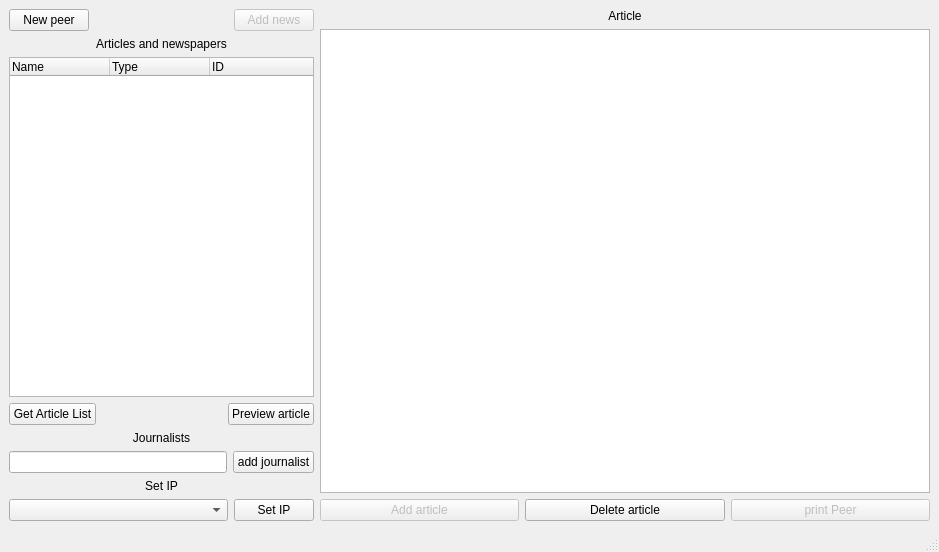
<?xml version="1.0" encoding="UTF-8"?>
<ui version="4.0">
 <class>MainWindow</class>
 <widget class="QMainWindow" name="MainWindow">
  <property name="geometry">
   <rect>
    <x>0</x>
    <y>0</y>
    <width>939</width>
    <height>552</height>
   </rect>
  </property>
  <property name="windowTitle">
   <string>MainWindow</string>
  </property>
  <widget class="QWidget" name="centralwidget">
   <layout class="QGridLayout" name="gridLayout">
    <item row="0" column="0">
     <layout class="QHBoxLayout" name="horizontalLayout_5" stretch="1,2">
      <item>
       <layout class="QVBoxLayout" name="verticalLayout_2">
        <item>
         <layout class="QHBoxLayout" name="horizontalLayout_4">
          <item>
           <widget class="QPushButton" name="pushButton_new_peer">
            <property name="sizePolicy">
             <sizepolicy hsizetype="Minimum" vsizetype="Fixed">
              <horstretch>0</horstretch>
              <verstretch>0</verstretch>
             </sizepolicy>
            </property>
            <property name="text">
             <string>New peer</string>
            </property>
           </widget>
          </item>
          <item>
           <spacer name="horizontalSpacer">
            <property name="orientation">
             <enum>Qt::Horizontal</enum>
            </property>
            <property name="sizeHint" stdset="0">
             <size>
              <width>40</width>
              <height>20</height>
             </size>
            </property>
           </spacer>
          </item>
          <item>
           <widget class="QPushButton" name="pushButton_add_news">
            <property name="enabled">
             <bool>false</bool>
            </property>
            <property name="sizePolicy">
             <sizepolicy hsizetype="Minimum" vsizetype="Fixed">
              <horstretch>0</horstretch>
              <verstretch>0</verstretch>
             </sizepolicy>
            </property>
            <property name="text">
             <string>Add news</string>
            </property>
           </widget>
          </item>
         </layout>
        </item>
        <item>
         <widget class="QLabel" name="label_3">
          <property name="text">
           <string>Articles and newspapers</string>
          </property>
          <property name="alignment">
           <set>Qt::AlignCenter</set>
          </property>
         </widget>
        </item>
        <item>
         <widget class="QTreeWidget" name="treeWidget_newspaper">
          <column>
           <property name="text">
            <string>Name</string>
           </property>
          </column>
          <column>
           <property name="text">
            <string>Type</string>
           </property>
          </column>
          <column>
           <property name="text">
            <string>ID</string>
           </property>
          </column>
         </widget>
        </item>
        <item>
         <layout class="QHBoxLayout" name="horizontalLayout_6">
          <item>
           <widget class="QPushButton" name="pushButton_article_list">
            <property name="enabled">
             <bool>true</bool>
            </property>
            <property name="text">
             <string>Get Article List</string>
            </property>
           </widget>
          </item>
          <item>
           <spacer name="horizontalSpacer_2">
            <property name="orientation">
             <enum>Qt::Horizontal</enum>
            </property>
            <property name="sizeHint" stdset="0">
             <size>
              <width>40</width>
              <height>20</height>
             </size>
            </property>
           </spacer>
          </item>
          <item>
           <widget class="QPushButton" name="pushButton_external_article">
            <property name="enabled">
             <bool>true</bool>
            </property>
            <property name="text">
             <string>Preview article</string>
            </property>
           </widget>
          </item>
         </layout>
        </item>
        <item>
         <widget class="QLabel" name="label">
          <property name="text">
           <string>Journalists</string>
          </property>
          <property name="alignment">
           <set>Qt::AlignCenter</set>
          </property>
         </widget>
        </item>
        <item>
         <layout class="QHBoxLayout" name="horizontalLayout_3">
          <item>
           <widget class="QLineEdit" name="lineEdit_addJournalist"/>
          </item>
          <item>
           <widget class="QPushButton" name="pushButton_addJournalist">
            <property name="text">
             <string>add journalist</string>
            </property>
           </widget>
          </item>
         </layout>
        </item>
        <item>
         <widget class="QLabel" name="label_2">
          <property name="text">
           <string>Set IP</string>
          </property>
          <property name="alignment">
           <set>Qt::AlignCenter</set>
          </property>
         </widget>
        </item>
        <item>
         <layout class="QHBoxLayout" name="horizontalLayout" stretch="7,1">
          <item>
           <widget class="QComboBox" name="comboBox_interfacs"/>
          </item>
          <item>
           <widget class="QPushButton" name="pushButton_set_ip">
            <property name="text">
             <string>Set IP</string>
            </property>
           </widget>
          </item>
         </layout>
        </item>
       </layout>
      </item>
      <item>
       <layout class="QVBoxLayout" name="verticalLayout">
        <item>
         <widget class="QLabel" name="label_article">
          <property name="text">
           <string>Article</string>
          </property>
          <property name="alignment">
           <set>Qt::AlignCenter</set>
          </property>
         </widget>
        </item>
        <item>
         <widget class="QTextEdit" name="textEdit_article">
          <property name="readOnly">
           <bool>false</bool>
          </property>
         </widget>
        </item>
        <item>
         <layout class="QHBoxLayout" name="horizontalLayout_7">
          <item>
           <widget class="QPushButton" name="pushButton_add_article">
            <property name="enabled">
             <bool>false</bool>
            </property>
            <property name="sizePolicy">
             <sizepolicy hsizetype="Minimum" vsizetype="Fixed">
              <horstretch>0</horstretch>
              <verstretch>0</verstretch>
             </sizepolicy>
            </property>
            <property name="text">
             <string>Add article</string>
            </property>
           </widget>
          </item>
          <item>
           <widget class="QPushButton" name="pushButton_delete_article">
            <property name="text">
             <string>Delete article</string>
            </property>
           </widget>
          </item>
          <item>
           <widget class="QPushButton" name="pushButton_print_peer">
            <property name="enabled">
             <bool>false</bool>
            </property>
            <property name="sizePolicy">
             <sizepolicy hsizetype="Minimum" vsizetype="Maximum">
              <horstretch>0</horstretch>
              <verstretch>0</verstretch>
             </sizepolicy>
            </property>
            <property name="text">
             <string>print Peer</string>
            </property>
           </widget>
          </item>
         </layout>
        </item>
       </layout>
      </item>
     </layout>
    </item>
   </layout>
  </widget>
  <widget class="QStatusBar" name="statusbar"/>
 </widget>
 <resources/>
 <connections/>
</ui>
